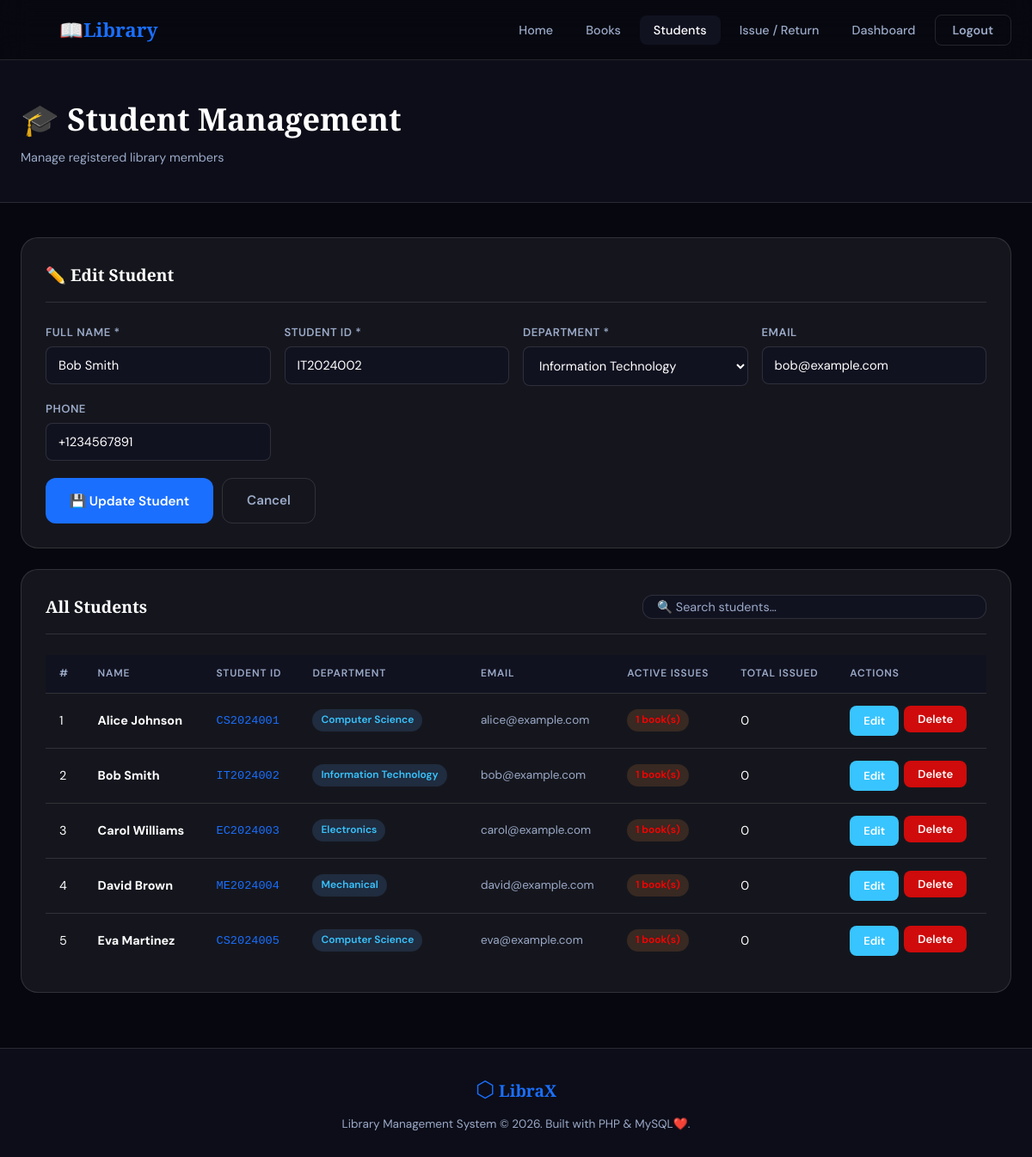
Page /students.php?edit=2 (signed in) on the committed database.
### tables this page shows
CREATE TABLE IF NOT EXISTS `students` (
    `id`         INT AUTO_INCREMENT PRIMARY KEY,
    `name`       VARCHAR(120) NOT NULL,
    `student_id` VARCHAR(50)  NOT NULL UNIQUE COMMENT 'College/University roll number',
    `department` VARCHAR(100) NOT NULL,
    `email`      VARCHAR(150) DEFAULT NULL,
    `phone`      VARCHAR(20)  DEFAULT NULL,
    `created_at` TIMESTAMP DEFAULT CURRENT_TIMESTAMP
);

### students.php (the view, shortened to what this page needs)
<?php
require_once 'includes/db.php';
$edit_student = null;
if (isset($_GET['edit']) && isset($_SESSION['admin'])) {
    $id = (int)$_GET['edit'];
    $edit_student = $conn->query("SELECT * FROM students WHERE id = $id")->fetch_assoc();
}
$students = $conn->query("
    SELECT s.*,
           COUNT(t.id) AS total_issued,
           SUM(CASE WHEN t.return_date IS NULL THEN 1 ELSE 0 END) AS active_issues
    FROM students s
    LEFT JOIN transactions t ON s.id = t.student_id
    GROUP BY s.id
    ORDER BY s.name ASC
");
require_once 'includes/header.php';
?>
<div class="page-header">
    <div class="page-header-inner">
        <div>
            <div class="page-title">🎓 Student Management</div>
            <div class="page-subtitle">Manage registered library members</div>
        </div>
    </div>
</div>
<div class="content-area">
    <?php if (isset($_SESSION['admin'])): ?>
    <div class="panel">
        <div class="panel-header">
            <div class="panel-title"><?= $edit_student ? '✏️ Edit Student' : '➕ Add New Student' ?></div>
        </div>
        <form method="POST" action="students.php" data-validate>
            <div class="form-grid">
                <div class="form-group">
                    <label>Full Name *</label>
                    <input type="text" name="name" class="form-control" required
                           placeholder="e.g. John Doe"
                           value="<?= htmlspecialchars($edit_student['name'] ?? '') ?>">
                </div>
                <div class="form-group">
                    <label>Student ID *</label>
                    <input type="text" name="student_id" class="form-control" required
                           placeholder="e.g. CS2024001"
                           value="<?= htmlspecialchars($edit_student['student_id'] ?? '') ?>">
                </div>
                <div class="form-group">
                    <label>Department *</label>
                    <select name="department" class="form-control" required>
                        <?php
                        $depts = ['Computer Science','Information Technology','Electronics','Mechanical','Civil','Electrical','Business Administration','Mathematics','Physics','Other'];
                        foreach ($depts as $dept):
                            $sel = ($edit_student['department'] ?? '') === $dept ? 'selected' : '';
                        ?>
                        <option value="<?= $dept ?>" <?= $sel ?>><?= $dept ?></option>
                        <?php endforeach; ?>
                    </select>
                </div>
                <div class="form-group">
                    <label>Email</label>
                    <input type="email" name="email" class="form-control"
                           placeholder="student@example.com"
                           value="<?= htmlspecialchars($edit_student['email'] ?? '') ?>">
                </div>
                <div class="form-group">
                    <label>Phone</label>
                    <input type="text" name="phone" class="form-control"
                           placeholder="e.g. +1234567890"
                           value="<?= htmlspecialchars($edit_student['phone'] ?? '') ?>">
                </div>
            </div>
            <div class="form-actions">
                <button type="submit" class="btn btn-primary">
                    <?= $edit_student ? '💾 Update Student' : '➕ Add Student' ?>
                </button>
                <?php if ($edit_student): ?>
                    <a href="students.php" class="btn btn-ghost">Cancel</a>
                <?php endif; ?>
            </div>
        </form>
    </div>
    <?php endif; ?>
    <div class="panel">
        <div class="panel-header">
            <div class="panel-title">All Students</div>
            <div class="search-bar">
                <input type="text" id="searchInput" placeholder="🔍 Search students…">
            </div>
        </div>
        <div class="table-wrap">
            <?php if ($students->num_rows > 0): ?>
            <table>
                <thead>
                    <tr>
                        <th>#</th>
                        <th>Name</th>
                        <th>Student ID</th>
                        <th>Department</th>
                        <th>Email</th>
                        <th>Active Issues</th>
                        <th>Total Issued</th>
                        <?php if (isset($_SESSION['admin'])): ?><th>Actions</th><?php endif; ?>
                    </tr>
                </thead>
                <tbody>
                    <?php while ($s = $students->fetch_assoc()): ?>
                    <tr>
                        <td><?= $s['id'] ?></td>
                        <td><strong><?= htmlspecialchars($s['name']) ?></strong></td>
                        <td><code style="color:var(--accent);font-size:0.85rem;"><?= htmlspecialchars($s['student_id']) ?></code></td>
                        <td><span class="badge badge-info"><?= htmlspecialchars($s['department']) ?></span></td>
                        <td style="color:var(--text-muted);font-size:0.85rem;"><?= htmlspecialchars($s['email'] ?: '—') ?></td>
                        <td>
                            <?php if ($s['active_issues'] > 0): ?>
                                <span class="badge badge-warning"><?= $s['active_issues'] ?> book(s)</span>
                            <?php else: ?>
                                <span class="badge badge-success">None</span>
                            <?php endif; ?>
                        </td>
                        <td><?= $s['total_issued'] ?></td>
                        <?php if (isset($_SESSION['admin'])): ?>
                        <td>
                            <div class="td-actions">
                                <a href="students.php?edit=<?= $s['id'] ?>" class="btn btn-info btn-sm">Edit</a>
                                <form method="POST" style="display:inline;">
                                    <button type="submit" class="btn btn-danger btn-sm confirm-delete">Delete</button>
                                </form>
                            </div>
                        </td>
                        <?php endif; ?>
                    </tr>
                    <?php endwhile; ?>
                </tbody>
            </table>
            <?php endif; ?>
        </div>
    </div>
</div>
<?php require_once 'includes/footer.php'; ?>

### assets/css/style.css (style rules this page uses)
:root { --bg: #07080f; --bg2: #0c0d18; --bg3: #111220; --card: rgba(255,255,255,0.06); --border: rgba(255,255,255,0.12); --accent: #1a6fff; --accent2: #0047cc; --text: #ffffff; --text-muted: #9baac8; --success: #22c55e; --danger: #cf0b0b; --info: #38c4ff; --warning: #fc0000; --radius: 12px; --radius-lg: 20px; --shadow: 0 4px 24px rgba(0,0,0,0.6); --shadow-lg: 0 12px 48px rgba(0,0,0,0.8); --font-display: 'Playfair Display', serif; --font-body: 'DM Sans', sans-serif; --nav-h: 70px; }
*, *::before, *::after { box-sizing: border-box; margin: 0; padding: 0; }
html { scroll-behavior: smooth; }
body { font-family: var(--font-body); background: var(--bg); color: var(--text); line-height: 1.6; min-height: 100vh; }
a { color: inherit; text-decoration: none; }
.btn { display: inline-flex; align-items: center; padding: 13px 28px; border-radius: var(--radius); font-family: var(--font-body); font-size: 0.95rem; font-weight: 600; cursor: pointer; border: none; transition: all 0.2s; text-decoration: none; }
.btn-primary { background: var(--accent); color: #ffffff; }
.btn-ghost { background: transparent; color: var(--text-muted); border: 1px solid var(--border); }
.btn-danger { background: var(--danger); color: white; }
.btn-info { background: var(--info); color: #ffffff; }
.btn-sm { padding: 7px 16px; font-size: 0.82rem; border-radius: 8px; }
.page-header { padding: calc(var(--nav-h) + 40px) 24px 40px; background: var(--bg2); border-bottom: 1px solid var(--border); }
.page-header-inner { max-width: 1200px; margin: 0 auto; display: flex; align-items: center; justify-content: space-between; gap: 20px; flex-wrap: wrap; }
.page-title { font-family: var(--font-display); font-size: clamp(1.6rem, 3vw, 2.4rem); font-weight: 700; }
.page-subtitle { color: var(--text-muted); font-size: 0.9rem; margin-top: 4px; }
.content-area { max-width: 1200px; margin: 0 auto; padding: 40px 24px; }
.panel { background: var(--card); border: 1px solid var(--border); border-radius: var(--radius-lg); padding: 28px; margin-bottom: 24px; }
.panel-header { display: flex; align-items: center; justify-content: space-between; margin-bottom: 24px; padding-bottom: 16px; border-bottom: 1px solid var(--border); }
.panel-title { font-family: var(--font-display); font-size: 1.2rem; font-weight: 700; }
.form-grid { display: grid; grid-template-columns: repeat(auto-fit, minmax(220px, 1fr)); gap: 16px; }
.form-group { display: flex; flex-direction: column; gap: 6px; }
.form-group label { font-size: 0.82rem; font-weight: 600; color: var(--text-muted); letter-spacing: 0.5px; text-transform: uppercase; }
.form-control { background: var(--bg3); border: 1px solid var(--border); border-radius: 8px; padding: 11px 14px; color: var(--text); font-family: var(--font-body); font-size: 0.92rem; transition: border-color 0.2s, box-shadow 0.2s; outline: none; width: 100%; }
.form-control::placeholder { color: var(--text-muted); opacity: 0.6; }
select.form-control { cursor: pointer; }
.form-actions { display: flex; gap: 10px; flex-wrap: wrap; margin-top: 20px; }
.table-wrap { overflow-x: auto; }
table { width: 100%; border-collapse: collapse; font-size: 0.9rem; }
thead th { background: var(--bg3); padding: 12px 16px; text-align: left; font-size: 0.75rem; font-weight: 600; text-transform: uppercase; letter-spacing: 0.8px; color: var(--text-muted); border-bottom: 1px solid var(--border); }
tbody td { padding: 14px 16px; border-bottom: 1px solid var(--border); vertical-align: middle; }
tbody tr:last-child td { border-bottom: none; }
.td-actions { display: flex; gap: 6px; flex-wrap: wrap; }
.badge { display: inline-flex; align-items: center; gap: 4px; padding: 3px 10px; border-radius: 50px; font-size: 0.75rem; font-weight: 600; }
.badge-info { background: rgba(96,165,250,0.15); color: var(--info); }
.badge-warning { background: rgba(251,146,60,0.15); color: var(--warning); }
.search-bar { display: flex; gap: 10px; align-items: center; background: var(--bg3); border: 1px solid var(--border); border-radius: var(--radius); padding: 4px 4px 4px 16px; flex: 1; max-width: 400px; }
.search-bar input { flex: 1; background: none; border: none; outline: none; color: var(--text); font-family: var(--font-body); font-size: 0.9rem; }
.search-bar input::placeholder { color: var(--text-muted); }

### rows in the picture
students: name "Bob Smith", student_id "IT2024002", email "bob@example.com", phone "+1234567891", id "2", student "IT2024002", department "Information Technology", active_issues "1", total_issued "0"
students: id "1", name "Alice Johnson", student "CS2024001", department "Computer Science", email "alice@example.com", active_issues "1", total_issued "0"
students: id "3", name "Carol Williams", student "EC2024003", department "Electronics", email "carol@example.com", active_issues "1", total_issued "0"
students: id "4", name "David Brown", student "ME2024004", department "Mechanical", email "david@example.com", active_issues "1", total_issued "0"
students: id "5", name "Eva Martinez", student "CS2024005", department "Computer Science", email "eva@example.com", active_issues "1", total_issued "0"

### other values in the picture
form field department "Information Technology"
